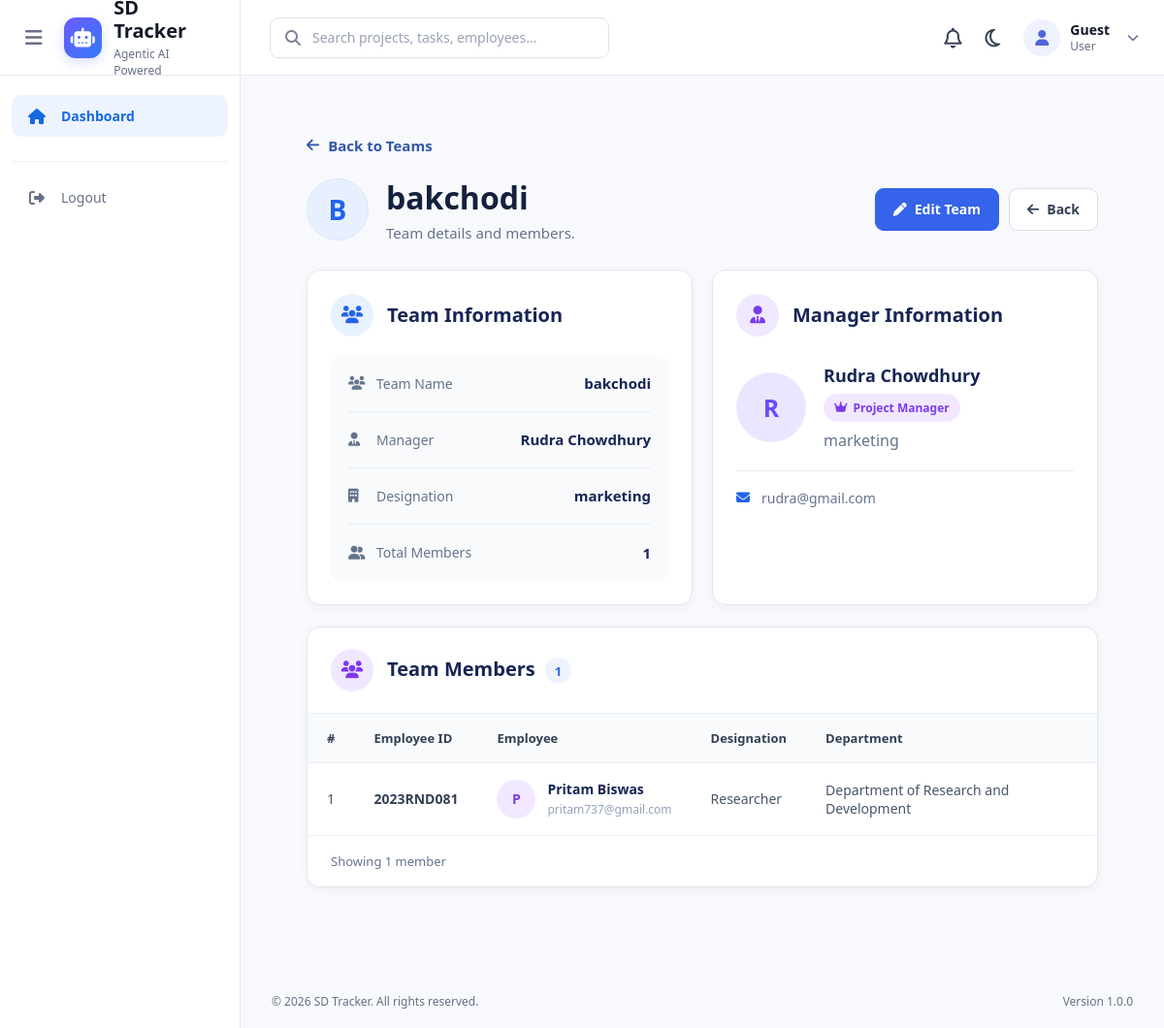
The page /employees/teams/1/ on the database its author committed.
### employees/models.py (models this page shows, shortened)
class Team(models.Model):
    name = models.CharField(
        max_length=100
    )
    manager = models.ForeignKey(
        Employee,
        on_delete=models.SET_NULL,
        null=True,
        blank=True,
        related_name="managed_teams"
    )
    members = models.ManyToManyField(
        Employee,
        related_name="teams",
        blank=True
    )

class Employee(models.Model):
    STATUS_CHOICES = (
        ("active", "Active"),
        ("on_leave", "On Leave"),
        ("inactive", "Inactive"),
    )
    user = models.OneToOneField(
        User,
        on_delete=models.CASCADE,
        related_name="employee"
    )
    employee_id = models.CharField(
        max_length=20,
        unique=True
    )
    designation = models.CharField(
        max_length=100
    )
    department = models.CharField(
        max_length=100
    )
    skills = models.TextField(
        blank=True
    )
    joining_date = models.DateField()
    status = models.CharField(
        max_length=20,
        choices=STATUS_CHOICES,
        default="active"
    )

### employees/views.py (the view)
# urls.py: path("teams/<int:pk>/",views.team_detail,name="team_detail"),
def team_detail(request, pk):
    team = get_object_or_404(
        Team.objects.select_related(
            "manager__user"
        ).prefetch_related(
            "members__user"
        ),
        pk=pk
    )
    return render(
        request,
        "employees/teams/team_detail.html",
        {
            "team": team
        }
    )

### employees/templates/employees/teams/team_detail.html (shortened to what this page needs)
{% extends "base.html" %}
{% load static %}
{% block extra_css %}
<link rel="stylesheet"
      href="{% static 'css/teams/team_detail.css' %}">
{% endblock %}
{% block content %}
<div class="team-detail-page">
    <a href="{% url 'team_list' %}" class="back-link">
        <i class="fa-solid fa-arrow-left"></i>
        Back to Teams
    </a>
    <div class="team-page-header">
        <div class="team-title">
            <div class="team-avatar">
                {{ team.name|slice:":1"|upper }}
            </div>
            <div>
                <h1>{{ team.name }}</h1>
                <p>
                    Team details and members.
                </p>
            </div>
        </div>
        <div class="header-actions">
            <a href="{% url 'team_update' team.pk %}"
               class="btn btn-primary">
                <i class="fa-solid fa-pen"></i>
                Edit Team
            </a>
            <a href="{% url 'team_list' %}"
               class="btn btn-secondary">
                <i class="fa-solid fa-arrow-left"></i>
                Back
            </a>
        </div>
    </div>
    <div class="team-info-grid">
        <div class="detail-card">
            <div class="card-heading">
                <div class="card-icon blue">
                    <i class="fa-solid fa-users"></i>
                </div>
                <h2>Team Information</h2>
            </div>
            <div class="info-list">
                <div class="info-item">
                    <div class="info-label">
                        <i class="fa-solid fa-users"></i>
                        <span>Team Name</span>
                    </div>
                    <strong>
                        {{ team.name }}
                    </strong>
                </div>
                <div class="info-item">
                    <div class="info-label">
                        <i class="fa-solid fa-user-tie"></i>
                        <span>Manager</span>
                    </div>
                    <strong>
                        {% if team.manager %}
                            {{ team.manager.user.get_full_name }}
                        {% else %}
                            Not Assigned
                        {% endif %}
                    </strong>
                </div>
                <div class="info-item">
                    <div class="info-label">
                        <i class="fa-solid fa-building"></i>
                        <span>Designation</span>
                    </div>
                    <strong>
                        {% if team.manager %}
                            {{ team.manager.designation }}
                        {% else %}
                            —
                        {% endif %}
                    </strong>
                </div>
                <div class="info-item">
                    <div class="info-label">
                        <i class="fa-solid fa-user-group"></i>
                        <span>Total Members</span>
                    </div>
                    <strong>
                        {{ team.members.count }}
                    </strong>
                </div>
            </div>
        </div>
        <div class="detail-card manager-card">
            <div class="card-heading">
                <div class="card-icon purple">
                    <i class="fa-solid fa-user-tie"></i>
                </div>
                <h2>Manager Information</h2>
            </div>
            {% if team.manager %}
                <div class="manager-profile">
                    <div class="manager-avatar">
                        {{ team.manager.user.get_full_name|slice:":1"|upper }}
                    </div>
                    <div class="manager-details">
                        <h3>
                            {{ team.manager.user.get_full_name }}
                        </h3>
                        <span class="role-badge">
                            <i class="fa-solid fa-crown"></i>
                            Project Manager
                        </span>
                        <p>
                            {{ team.manager.designation }}
                        </p>
                    </div>
                </div>
                <div class="manager-contact">
                    <div>
                        <i class="fa-solid fa-envelope"></i>
                        <span>
                            {{ team.manager.user.email }}
                        </span>
                    </div>
                </div>
            {% endif %}
        </div>
    </div>
    <div class="detail-card members-card">
        <div class="members-header">
            <div class="card-heading">
                <div class="card-icon purple">
                    <i class="fa-solid fa-users"></i>
                </div>
                <div>
                    <h2>
                        Team Members
                        <span class="member-count">
                            {{ team.members.count }}
                        </span>
                    </h2>
                </div>
            </div>
        </div>
        <div class="table-wrapper">
            <table class="team-members-table">
                <thead>
                    <tr>
                        <th>#</th>
                        <th>Employee ID</th>
                        <th>Employee</th>
                        <th>Designation</th>
                        <th>Department</th>
                    </tr>
                </thead>
                <tbody>
                    {% for employee in team.members.all %}
                    <tr>
                        <td>
                            {{ forloop.counter }}
                        </td>
                        <td>
                            <strong class="employee-id">
                                {{ employee.employee_id }}
                            </strong>
                        </td>
                        <td>
                            <div class="employee-cell">
                                <div class="employee-avatar">
                                    {{ employee.user.get_full_name|slice:":1"|upper }}
                                </div>
                                <div>
                                    <strong>
                                        {{ employee.user.get_full_name }}
                                    </strong>
                                    <small>
                                        {{ employee.user.email }}
                                    </small>
                                </div>
                            </div>
                        </td>
                        <td>
                            {{ employee.designation }}
                        </td>
                        <td>
                            {{ employee.department }}
                        </td>
                    </tr>
                    {% endfor %}
                </tbody>
            </table>
        </div>
        {% if team.members.all %}
        <div class="members-footer">
            <span>
                Showing
                {{ team.members.count }}
                member{{ team.members.count|pluralize }}
            </span>
        </div>
        {% endif %}
    </div>
</div>
{% endblock %}

### static/css/style.css (style rules this page uses)
* { margin: 0; padding: 0; box-sizing: border-box; }
html { scroll-behavior: smooth; }
body { font-family: "Segoe UI", Arial, sans-serif; background: #f7f8fc; color: #172033; min-height: 100vh; }
a { text-decoration: none; color: inherit; }
.btn { border: none; border-radius: 7px; padding: 10px 17px; font-size: 13px; font-weight: 600; display: inline-flex; align-items: center; gap: 7px; }
.btn-primary { background: #2563eb; color: white; }
.btn-secondary { background: white; border: 1px solid #dfe3ec; color: #344054; }

### rows shown on the page
Team: name "B", name "bakchodi", manager.user.get_full_name "Rudra Chowdhury", manager.designation "marketing", members.count "1", manager.user.get_full_name "R", manager.user.email "rudra@gmail.com"
Employee: employee_id "2023RND081", user.get_full_name "P", user.get_full_name "Pritam Biswas", user.email "pritam737@gmail.com", designation "Researcher", department "Department of Research and Development"
